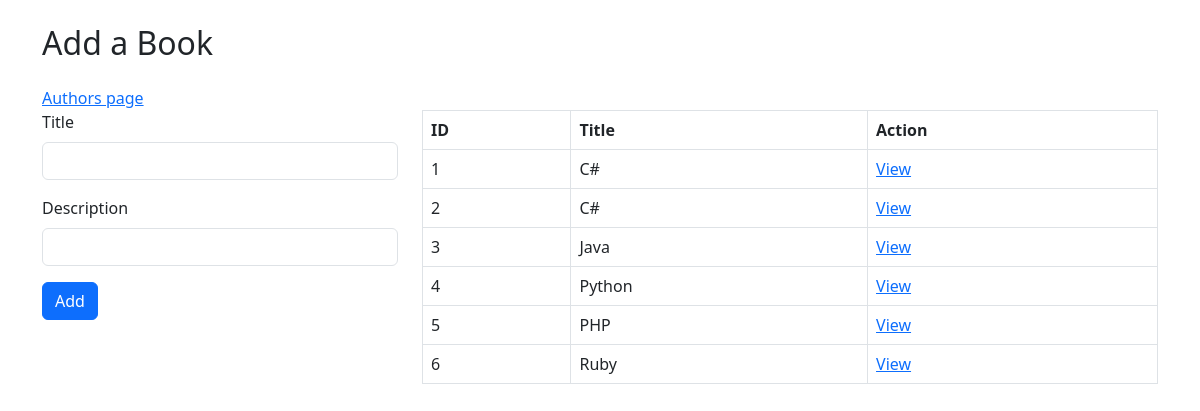
The page / on the database its author committed.
### booksauthorsapp/models.py (models this page shows, shortened)
class Book(models.Model):
    title = models.CharField(max_length=255)
    description=models.TextField()
    created_at=models.DateTimeField(auto_now_add=True)
    updated_at=models.DateTimeField(auto_now=True)

### booksauthorsapp/views.py (the view)
# urls.py: path('', views.index ),
def index(request):
    context={
        'books':models.Book.objects.all()
    }
    return render(request,'book.html',context)

### booksauthorsapp/templates/book.html (shortened to what this page needs)
<html lang="en">
<head>
    <link href="https://cdn.jsdelivr.net/npm/bootstrap@5.3.0/dist/css/bootstrap.min.css" rel="stylesheet">
</head>
<body class="p-4">
    <div class="container">
        <h2 class="mb-4">Add a Book</h2>
        <a href="author">Authors page</a>
        <div class="row">
            <div class="col-md-4">
                <form class="mb-4" action="add_book" method="post">
                    <div class="mb-3">
                        <label class="form-label">Title</label>
                        <input type="text" class="form-control" name="title">
                    </div>
                    <div class="mb-3">
                        <label class="form-label">Description</label>
                        <input type="text" class="form-control" name="description">
                    </div>
                    <button class="btn btn-primary">Add</button>
                </form>
            </div>
            <div class="col-md-8">
                <table class="table table-bordered">
                    <thead>
                        <tr>
                            <th>ID</th>
                            <th>Title</th>
                            <th>Action</th>
                        </tr>
                    </thead>
                    <tbody>
                        {%for book in books%}
                            <tr>
                                <td>{{book.id}}</td>
                                <td>{{book.title}}</td>
                                <td><a href="/books/{{book.id}}">View</a></td>
                            </tr>
                        {%endfor%}
                    </tbody>
                </table>
            </div>
        </div>
    </div>
</body>
</html>

### rows shown on the page
Book: id "1", title "C#"
Book: id "2", title "C#"
Book: id "3", title "Java"
Book: id "4", title "Python"
Book: id "5", title "PHP"
Book: id "6", title "Ruby"
